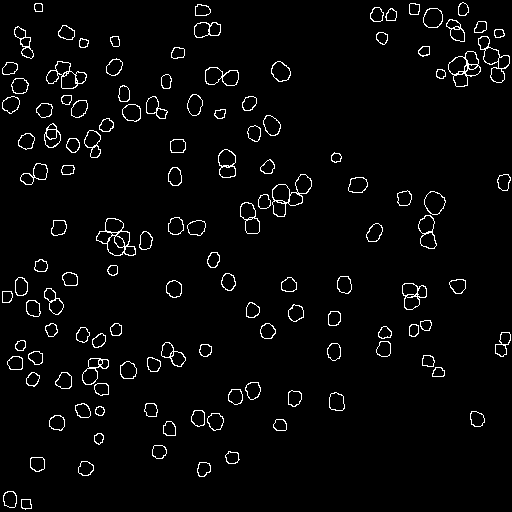
%> input picture matlab/cellOutline.tif, 512 x 512 px
$ octave --eval "result = readMultiTif('cellOutline.tif');"   (GNU Octave 9; MATLAB toolbox functions it lacks are replaced by stand-ins)
%> lines starting %> are read from the running program, lines starting %| are printed output that depends on the picture
function [ tifStack ] = readMultiTif( filename )
%> called with filename = 'cellOutline.tif'

info = imfinfo(filename);
num_images = numel(info);
[height,width] = size(imread(filename, 1));
%> height = 512; width = 512
tifStack = zeros(height,width,num_images);
%> tifStack: size 512x512 double; every value is 0
for k = 1:num_images
    tifStack(:,:,k) = imread(filename, k);
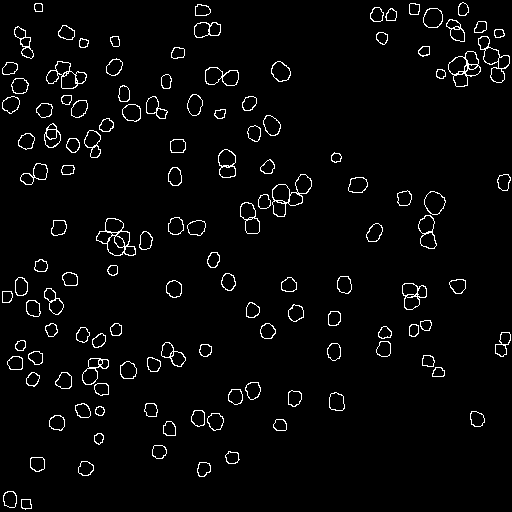
%> tifStack: size 512x512 double; values 0 (black) and 65535 (white), 3.1% white in thin lines or dots
end

end
